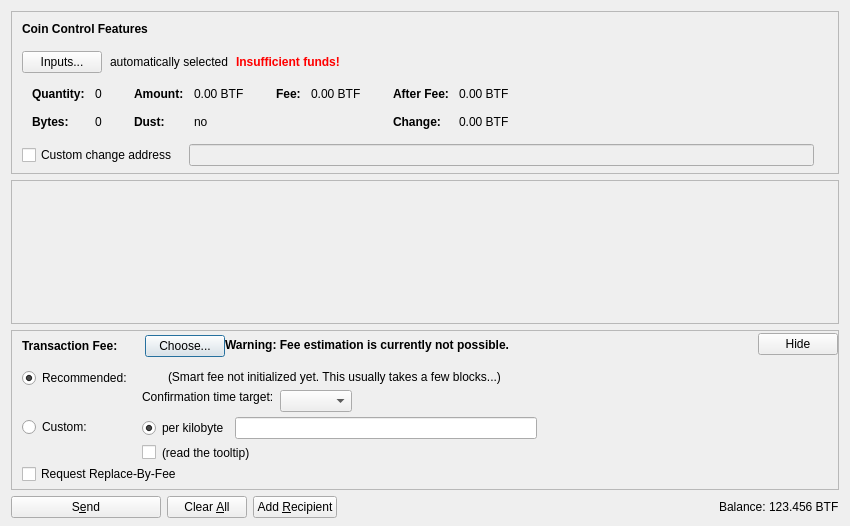
<?xml version="1.0" encoding="UTF-8"?>
<ui version="4.0">
 <class>SendCoinsDialog</class>
 <widget class="QDialog" name="SendCoinsDialog">
  <property name="geometry">
   <rect>
    <x>0</x>
    <y>0</y>
    <width>850</width>
    <height>526</height>
   </rect>
  </property>
  <property name="windowTitle">
   <string>Send Coins</string>
  </property>
  <layout class="QVBoxLayout" name="verticalLayout" stretch="0,1,0,0">
   <property name="bottomMargin">
    <number>8</number>
   </property>
   <item>
    <widget class="QFrame" name="frameCoinControl">
     <property name="sizePolicy">
      <sizepolicy hsizetype="Expanding" vsizetype="Expanding">
       <horstretch>0</horstretch>
       <verstretch>0</verstretch>
      </sizepolicy>
     </property>
     <property name="maximumSize">
      <size>
       <width>16777215</width>
       <height>16777215</height>
      </size>
     </property>
     <property name="frameShape">
      <enum>QFrame::StyledPanel</enum>
     </property>
     <property name="frameShadow">
      <enum>QFrame::Sunken</enum>
     </property>
     <layout class="QVBoxLayout" name="verticalLayoutCoinControl2">
      <property name="spacing">
       <number>0</number>
      </property>
      <property name="leftMargin">
       <number>0</number>
      </property>
      <property name="topMargin">
       <number>0</number>
      </property>
      <property name="rightMargin">
       <number>0</number>
      </property>
      <property name="bottomMargin">
       <number>6</number>
      </property>
      <item>
       <layout class="QVBoxLayout" name="verticalLayoutCoinControl" stretch="0,0,0,0,1">
        <property name="spacing">
         <number>0</number>
        </property>
        <property name="leftMargin">
         <number>10</number>
        </property>
        <property name="topMargin">
         <number>10</number>
        </property>
        <item>
         <layout class="QHBoxLayout" name="horizontalLayoutCoinControl1">
          <property name="bottomMargin">
           <number>15</number>
          </property>
          <item>
           <widget class="QLabel" name="labelCoinControlFeatures">
            <property name="sizePolicy">
             <sizepolicy hsizetype="Preferred" vsizetype="Maximum">
              <horstretch>0</horstretch>
              <verstretch>0</verstretch>
             </sizepolicy>
            </property>
            <property name="font">
             <font>
              <weight>75</weight>
              <bold>true</bold>
             </font>
            </property>
            <property name="styleSheet">
             <string notr="true">font-weight:bold;</string>
            </property>
            <property name="text">
             <string>Coin Control Features</string>
            </property>
           </widget>
          </item>
         </layout>
        </item>
        <item>
         <layout class="QHBoxLayout" name="horizontalLayoutCoinControl2" stretch="0,0,0,0">
          <property name="spacing">
           <number>8</number>
          </property>
          <property name="bottomMargin">
           <number>10</number>
          </property>
          <item>
           <widget class="QPushButton" name="pushButtonCoinControl">
            <property name="styleSheet">
             <string notr="true"/>
            </property>
            <property name="text">
             <string>Inputs...</string>
            </property>
            <property name="autoDefault">
             <bool>false</bool>
            </property>
           </widget>
          </item>
          <item>
           <widget class="QLabel" name="labelCoinControlAutomaticallySelected">
            <property name="text">
             <string>automatically selected</string>
            </property>
            <property name="margin">
             <number>5</number>
            </property>
           </widget>
          </item>
          <item>
           <widget class="QLabel" name="labelCoinControlInsuffFunds">
            <property name="font">
             <font>
              <weight>75</weight>
              <bold>true</bold>
             </font>
            </property>
            <property name="styleSheet">
             <string notr="true">color:red;font-weight:bold;</string>
            </property>
            <property name="text">
             <string>Insufficient funds!</string>
            </property>
            <property name="margin">
             <number>5</number>
            </property>
           </widget>
          </item>
          <item>
           <spacer name="horizontalSpacerCoinControl">
            <property name="orientation">
             <enum>Qt::Horizontal</enum>
            </property>
            <property name="sizeHint" stdset="0">
             <size>
              <width>40</width>
              <height>1</height>
             </size>
            </property>
           </spacer>
          </item>
         </layout>
        </item>
        <item>
         <widget class="QWidget" name="widgetCoinControl" native="true">
          <property name="sizePolicy">
           <sizepolicy hsizetype="Preferred" vsizetype="Preferred">
            <horstretch>0</horstretch>
            <verstretch>0</verstretch>
           </sizepolicy>
          </property>
          <property name="minimumSize">
           <size>
            <width>0</width>
            <height>0</height>
           </size>
          </property>
          <property name="styleSheet">
           <string notr="true"/>
          </property>
          <layout class="QHBoxLayout" name="horizontalLayoutCoinControl5">
           <property name="leftMargin">
            <number>0</number>
           </property>
           <property name="topMargin">
            <number>0</number>
           </property>
           <property name="rightMargin">
            <number>0</number>
           </property>
           <property name="bottomMargin">
            <number>0</number>
           </property>
           <item>
            <layout class="QHBoxLayout" name="horizontalLayoutCoinControl3" stretch="0,0,0,1">
             <property name="spacing">
              <number>20</number>
             </property>
             <property name="topMargin">
              <number>0</number>
             </property>
             <property name="bottomMargin">
              <number>10</number>
             </property>
             <item>
              <layout class="QFormLayout" name="formLayoutCoinControl1">
               <property name="horizontalSpacing">
                <number>10</number>
               </property>
               <property name="verticalSpacing">
                <number>14</number>
               </property>
               <property name="leftMargin">
                <number>10</number>
               </property>
               <property name="topMargin">
                <number>4</number>
               </property>
               <property name="rightMargin">
                <number>6</number>
               </property>
               <item row="0" column="0">
                <widget class="QLabel" name="labelCoinControlQuantityText">
                 <property name="font">
                  <font>
                   <weight>75</weight>
                   <bold>true</bold>
                  </font>
                 </property>
                 <property name="text">
                  <string>Quantity:</string>
                 </property>
                 <property name="margin">
                  <number>0</number>
                 </property>
                </widget>
               </item>
               <item row="0" column="1">
                <widget class="QLabel" name="labelCoinControlQuantity">
                 <property name="cursor">
                  <cursorShape>IBeamCursor</cursorShape>
                 </property>
                 <property name="contextMenuPolicy">
                  <enum>Qt::ActionsContextMenu</enum>
                 </property>
                 <property name="text">
                  <string notr="true">0</string>
                 </property>
                 <property name="margin">
                  <number>0</number>
                 </property>
                 <property name="textInteractionFlags">
                  <set>Qt::LinksAccessibleByMouse|Qt::TextSelectableByKeyboard|Qt::TextSelectableByMouse</set>
                 </property>
                </widget>
               </item>
               <item row="1" column="0">
                <widget class="QLabel" name="labelCoinControlBytesText">
                 <property name="font">
                  <font>
                   <weight>75</weight>
                   <bold>true</bold>
                  </font>
                 </property>
                 <property name="text">
                  <string>Bytes:</string>
                 </property>
                </widget>
               </item>
               <item row="1" column="1">
                <widget class="QLabel" name="labelCoinControlBytes">
                 <property name="cursor">
                  <cursorShape>IBeamCursor</cursorShape>
                 </property>
                 <property name="contextMenuPolicy">
                  <enum>Qt::ActionsContextMenu</enum>
                 </property>
                 <property name="text">
                  <string notr="true">0</string>
                 </property>
                 <property name="textInteractionFlags">
                  <set>Qt::LinksAccessibleByMouse|Qt::TextSelectableByKeyboard|Qt::TextSelectableByMouse</set>
                 </property>
                </widget>
               </item>
              </layout>
             </item>
             <item>
              <layout class="QFormLayout" name="formLayoutCoinControl2">
               <property name="horizontalSpacing">
                <number>10</number>
               </property>
               <property name="verticalSpacing">
                <number>14</number>
               </property>
               <property name="leftMargin">
                <number>6</number>
               </property>
               <property name="topMargin">
                <number>4</number>
               </property>
               <property name="rightMargin">
                <number>6</number>
               </property>
               <item row="0" column="0">
                <widget class="QLabel" name="labelCoinControlAmountText">
                 <property name="font">
                  <font>
                   <weight>75</weight>
                   <bold>true</bold>
                  </font>
                 </property>
                 <property name="text">
                  <string>Amount:</string>
                 </property>
                 <property name="margin">
                  <number>0</number>
                 </property>
                </widget>
               </item>
               <item row="0" column="1">
                <widget class="QLabel" name="labelCoinControlAmount">
                 <property name="cursor">
                  <cursorShape>IBeamCursor</cursorShape>
                 </property>
                 <property name="contextMenuPolicy">
                  <enum>Qt::ActionsContextMenu</enum>
                 </property>
                 <property name="text">
                  <string notr="true">0.00 BTF</string>
                 </property>
                 <property name="textInteractionFlags">
                  <set>Qt::LinksAccessibleByMouse|Qt::TextSelectableByKeyboard|Qt::TextSelectableByMouse</set>
                 </property>
                </widget>
               </item>
               <item row="1" column="0">
                <widget class="QLabel" name="labelCoinControlLowOutputText">
                 <property name="font">
                  <font>
                   <weight>75</weight>
                   <bold>true</bold>
                  </font>
                 </property>
                 <property name="text">
                  <string>Dust:</string>
                 </property>
                </widget>
               </item>
               <item row="1" column="1">
                <widget class="QLabel" name="labelCoinControlLowOutput">
                 <property name="cursor">
                  <cursorShape>IBeamCursor</cursorShape>
                 </property>
                 <property name="contextMenuPolicy">
                  <enum>Qt::ActionsContextMenu</enum>
                 </property>
                 <property name="text">
                  <string notr="true">no</string>
                 </property>
                 <property name="textInteractionFlags">
                  <set>Qt::LinksAccessibleByMouse|Qt::TextSelectableByKeyboard|Qt::TextSelectableByMouse</set>
                 </property>
                </widget>
               </item>
              </layout>
             </item>
             <item>
              <layout class="QFormLayout" name="formLayoutCoinControl3">
               <property name="horizontalSpacing">
                <number>10</number>
               </property>
               <property name="verticalSpacing">
                <number>14</number>
               </property>
               <property name="leftMargin">
                <number>6</number>
               </property>
               <property name="topMargin">
                <number>4</number>
               </property>
               <property name="rightMargin">
                <number>6</number>
               </property>
               <item row="0" column="0">
                <widget class="QLabel" name="labelCoinControlFeeText">
                 <property name="font">
                  <font>
                   <weight>75</weight>
                   <bold>true</bold>
                  </font>
                 </property>
                 <property name="text">
                  <string>Fee:</string>
                 </property>
                 <property name="margin">
                  <number>0</number>
                 </property>
                </widget>
               </item>
               <item row="0" column="1">
                <widget class="QLabel" name="labelCoinControlFee">
                 <property name="cursor">
                  <cursorShape>IBeamCursor</cursorShape>
                 </property>
                 <property name="contextMenuPolicy">
                  <enum>Qt::ActionsContextMenu</enum>
                 </property>
                 <property name="text">
                  <string notr="true">0.00 BTF</string>
                 </property>
                 <property name="textInteractionFlags">
                  <set>Qt::LinksAccessibleByMouse|Qt::TextSelectableByKeyboard|Qt::TextSelectableByMouse</set>
                 </property>
                </widget>
               </item>
              </layout>
             </item>
             <item>
              <layout class="QFormLayout" name="formLayoutCoinControl4">
               <property name="horizontalSpacing">
                <number>10</number>
               </property>
               <property name="verticalSpacing">
                <number>14</number>
               </property>
               <property name="leftMargin">
                <number>6</number>
               </property>
               <property name="topMargin">
                <number>4</number>
               </property>
               <property name="rightMargin">
                <number>6</number>
               </property>
               <item row="0" column="0">
                <widget class="QLabel" name="labelCoinControlAfterFeeText">
                 <property name="font">
                  <font>
                   <weight>75</weight>
                   <bold>true</bold>
                  </font>
                 </property>
                 <property name="text">
                  <string>After Fee:</string>
                 </property>
                 <property name="margin">
                  <number>0</number>
                 </property>
                </widget>
               </item>
               <item row="0" column="1">
                <widget class="QLabel" name="labelCoinControlAfterFee">
                 <property name="cursor">
                  <cursorShape>IBeamCursor</cursorShape>
                 </property>
                 <property name="contextMenuPolicy">
                  <enum>Qt::ActionsContextMenu</enum>
                 </property>
                 <property name="text">
                  <string notr="true">0.00 BTF</string>
                 </property>
                 <property name="textInteractionFlags">
                  <set>Qt::LinksAccessibleByMouse|Qt::TextSelectableByKeyboard|Qt::TextSelectableByMouse</set>
                 </property>
                </widget>
               </item>
               <item row="1" column="0">
                <widget class="QLabel" name="labelCoinControlChangeText">
                 <property name="font">
                  <font>
                   <weight>75</weight>
                   <bold>true</bold>
                  </font>
                 </property>
                 <property name="text">
                  <string>Change:</string>
                 </property>
                </widget>
               </item>
               <item row="1" column="1">
                <widget class="QLabel" name="labelCoinControlChange">
                 <property name="cursor">
                  <cursorShape>IBeamCursor</cursorShape>
                 </property>
                 <property name="contextMenuPolicy">
                  <enum>Qt::ActionsContextMenu</enum>
                 </property>
                 <property name="text">
                  <string notr="true">0.00 BTF</string>
                 </property>
                 <property name="textInteractionFlags">
                  <set>Qt::LinksAccessibleByMouse|Qt::TextSelectableByKeyboard|Qt::TextSelectableByMouse</set>
                 </property>
                </widget>
               </item>
              </layout>
             </item>
            </layout>
           </item>
          </layout>
         </widget>
        </item>
        <item>
         <layout class="QHBoxLayout" name="horizontalLayoutCoinControl4" stretch="0,0,0">
          <property name="spacing">
           <number>12</number>
          </property>
          <property name="sizeConstraint">
           <enum>QLayout::SetDefaultConstraint</enum>
          </property>
          <property name="topMargin">
           <number>5</number>
          </property>
          <property name="rightMargin">
           <number>5</number>
          </property>
          <item>
           <widget class="QCheckBox" name="checkBoxCoinControlChange">
            <property name="toolTip">
             <string>If this is activated, but the change address is empty or invalid, change will be sent to a newly generated address.</string>
            </property>
            <property name="text">
             <string>Custom change address</string>
            </property>
           </widget>
          </item>
          <item>
           <widget class="QValidatedLineEdit" name="lineEditCoinControlChange">
            <property name="enabled">
             <bool>false</bool>
            </property>
            <property name="sizePolicy">
             <sizepolicy hsizetype="Expanding" vsizetype="Fixed">
              <horstretch>0</horstretch>
              <verstretch>0</verstretch>
             </sizepolicy>
            </property>
           </widget>
          </item>
          <item>
           <widget class="QLabel" name="labelCoinControlChangeLabel">
            <property name="sizePolicy">
             <sizepolicy hsizetype="Preferred" vsizetype="Expanding">
              <horstretch>0</horstretch>
              <verstretch>0</verstretch>
             </sizepolicy>
            </property>
            <property name="minimumSize">
             <size>
              <width>0</width>
              <height>0</height>
             </size>
            </property>
            <property name="text">
             <string/>
            </property>
            <property name="margin">
             <number>3</number>
            </property>
           </widget>
          </item>
         </layout>
        </item>
        <item>
         <spacer name="verticalSpacerCoinControl">
          <property name="orientation">
           <enum>Qt::Vertical</enum>
          </property>
          <property name="sizeHint" stdset="0">
           <size>
            <width>800</width>
            <height>1</height>
           </size>
          </property>
         </spacer>
        </item>
       </layout>
      </item>
     </layout>
    </widget>
   </item>
   <item>
    <widget class="QScrollArea" name="scrollArea">
     <property name="widgetResizable">
      <bool>true</bool>
     </property>
     <widget class="QWidget" name="scrollAreaWidgetContents">
      <property name="geometry">
       <rect>
        <x>0</x>
        <y>0</y>
        <width>830</width>
        <height>104</height>
       </rect>
      </property>
      <layout class="QVBoxLayout" name="verticalLayout_2" stretch="0,1">
       <property name="leftMargin">
        <number>0</number>
       </property>
       <property name="topMargin">
        <number>0</number>
       </property>
       <property name="rightMargin">
        <number>0</number>
       </property>
       <property name="bottomMargin">
        <number>0</number>
       </property>
       <item>
        <layout class="QVBoxLayout" name="entries">
         <property name="spacing">
          <number>6</number>
         </property>
        </layout>
       </item>
       <item>
        <spacer name="verticalSpacer">
         <property name="orientation">
          <enum>Qt::Vertical</enum>
         </property>
         <property name="sizeHint" stdset="0">
          <size>
           <width>20</width>
           <height>40</height>
          </size>
         </property>
        </spacer>
       </item>
      </layout>
     </widget>
    </widget>
   </item>
   <item>
    <widget class="QFrame" name="frameFee">
     <property name="sizePolicy">
      <sizepolicy hsizetype="Expanding" vsizetype="Expanding">
       <horstretch>0</horstretch>
       <verstretch>0</verstretch>
      </sizepolicy>
     </property>
     <property name="maximumSize">
      <size>
       <width>16777215</width>
       <height>16777215</height>
      </size>
     </property>
     <property name="frameShape">
      <enum>QFrame::StyledPanel</enum>
     </property>
     <property name="frameShadow">
      <enum>QFrame::Sunken</enum>
     </property>
     <layout class="QVBoxLayout" name="verticalLayoutFee1">
      <property name="spacing">
       <number>0</number>
      </property>
      <property name="leftMargin">
       <number>0</number>
      </property>
      <property name="topMargin">
       <number>0</number>
      </property>
      <property name="rightMargin">
       <number>0</number>
      </property>
      <property name="bottomMargin">
       <number>0</number>
      </property>
      <item>
       <layout class="QVBoxLayout" name="verticalLayoutFee2" stretch="0,0,0">
        <property name="spacing">
         <number>0</number>
        </property>
        <property name="leftMargin">
         <number>10</number>
        </property>
        <property name="topMargin">
         <number>0</number>
        </property>
        <item>
         <layout class="QHBoxLayout" name="horizontalLayoutFee1">
          <property name="bottomMargin">
           <number>0</number>
          </property>
          <item>
           <layout class="QVBoxLayout" name="verticalLayoutFee7">
            <property name="spacing">
             <number>0</number>
            </property>
            <item>
             <spacer name="verticalSpacerSmartFee">
              <property name="orientation">
               <enum>Qt::Vertical</enum>
              </property>
              <property name="sizeType">
               <enum>QSizePolicy::Fixed</enum>
              </property>
              <property name="sizeHint" stdset="0">
               <size>
                <width>1</width>
                <height>4</height>
               </size>
              </property>
             </spacer>
            </item>
            <item>
             <layout class="QHBoxLayout" name="horizontalLayoutSmartFee">
              <property name="spacing">
               <number>10</number>
              </property>
              <item>
               <widget class="QLabel" name="labelFeeHeadline">
                <property name="sizePolicy">
                 <sizepolicy hsizetype="Preferred" vsizetype="Maximum">
                  <horstretch>0</horstretch>
                  <verstretch>0</verstretch>
                 </sizepolicy>
                </property>
                <property name="font">
                 <font>
                  <weight>75</weight>
                  <bold>true</bold>
                 </font>
                </property>
                <property name="styleSheet">
                 <string notr="true">font-weight:bold;</string>
                </property>
                <property name="text">
                 <string>Transaction Fee:</string>
                </property>
               </widget>
              </item>
              <item>
               <widget class="QLabel" name="labelFeeMinimized">
                <property name="text">
                 <string/>
                </property>
               </widget>
              </item>
              <item>
               <widget class="QPushButton" name="buttonChooseFee">
                <property name="text">
                 <string>Choose...</string>
                </property>
               </widget>
              </item>
             </layout>
            </item>
            <item>
             <spacer name="verticalSpacer_5">
              <property name="orientation">
               <enum>Qt::Vertical</enum>
              </property>
              <property name="sizeHint" stdset="0">
               <size>
                <width>1</width>
                <height>1</height>
               </size>
              </property>
             </spacer>
            </item>
           </layout>
          </item>
          <item>
           <widget class="QLabel" name="fallbackFeeWarningLabel">
            <property name="toolTip">
             <string>Using the fallbackfee can result in sending a transaction that will take several hours or days (or never) to confirm. Consider choosing your fee manually or wait until you have validated the complete chain.</string>
            </property>
            <property name="font">
            <font>
                <weight>75</weight>
                <bold>true</bold>
            </font>
            </property>
            <property name="text">
             <string>Warning: Fee estimation is currently not possible.</string>
            </property>
            <property name="wordWrap">
             <bool>false</bool>
            </property>
           </widget>
          </item>
          <item>
           <spacer name="horizontalSpacer_4">
            <property name="orientation">
             <enum>Qt::Horizontal</enum>
            </property>
            <property name="sizeType">
             <enum>QSizePolicy::MinimumExpanding</enum>
            </property>
            <property name="sizeHint" stdset="0">
             <size>
              <width>40</width>
              <height>20</height>
             </size>
            </property>
           </spacer>
          </item>
          <item>
           <widget class="QPushButton" name="buttonMinimizeFee">
            <property name="toolTip">
             <string>collapse fee-settings</string>
            </property>
            <property name="text">
             <string>Hide</string>
            </property>
           </widget>
          </item>
         </layout>
        </item>
        <item>
         <widget class="QFrame" name="frameFeeSelection">
          <layout class="QVBoxLayout" name="verticalLayoutFee12">
           <property name="spacing">
            <number>0</number>
           </property>
           <property name="leftMargin">
            <number>0</number>
           </property>
           <property name="topMargin">
            <number>0</number>
           </property>
           <property name="rightMargin">
            <number>0</number>
           </property>
           <property name="bottomMargin">
            <number>0</number>
           </property>
           <item>
            <layout class="QGridLayout" name="gridLayoutFee">
             <property name="topMargin">
              <number>10</number>
             </property>
             <property name="bottomMargin">
              <number>4</number>
             </property>
             <property name="horizontalSpacing">
              <number>10</number>
             </property>
             <property name="verticalSpacing">
              <number>4</number>
             </property>
             <item row="1" column="1">
              <layout class="QVBoxLayout" name="verticalLayoutFee8">
               <property name="spacing">
                <number>6</number>
               </property>
               <item>
                <layout class="QHBoxLayout" name="horizontalLayoutFee13">
                 <item>
                  <widget class="QRadioButton" name="radioCustomPerKilobyte">
                   <property name="toolTip">
                    <string>If the custom fee is set to 1000 satoshis and the transaction is only 250 bytes, then &quot;per kilobyte&quot; only pays 250 satoshis in fee, while &quot;total at least&quot; pays 1000 satoshis. For transactions bigger than a kilobyte both pay by kilobyte.</string>
                   </property>
                   <property name="text">
                    <string>per kilobyte</string>
                   </property>
                   <property name="checked">
                    <bool>true</bool>
                   </property>
                   <attribute name="buttonGroup">
                    <string notr="true">groupCustomFee</string>
                   </attribute>
                  </widget>
                 </item>
                 <item>
                  <widget class="BitcoinAmountField" name="customFee"/>
                 </item>
                 <item>
                  <spacer name="horizontalSpacer_6">
                   <property name="orientation">
                    <enum>Qt::Horizontal</enum>
                   </property>
                   <property name="sizeHint" stdset="0">
                    <size>
                     <width>1</width>
                     <height>1</height>
                    </size>
                   </property>
                  </spacer>
                 </item>
                </layout>
               </item>
               <item>
                <layout class="QHBoxLayout" name="horizontalLayoutFee8">
                 <item>
                  <widget class="QCheckBox" name="checkBoxMinimumFee">
                   <property name="toolTip">
                    <string>Paying only the minimum fee is just fine as long as there is less transaction volume than space in the blocks. But be aware that this can end up in a never confirming transaction once there is more demand for bitcoin transactions than the network can process.</string>
                   </property>
                   <property name="text">
                    <string/>
                   </property>
                  </widget>
                 </item>
                 <item>
                  <widget class="QLabel" name="labelMinFeeWarning">
                   <property name="enabled">
                    <bool>true</bool>
                   </property>
                   <property name="toolTip">
                    <string>Paying only the minimum fee is just fine as long as there is less transaction volume than space in the blocks. But be aware that this can end up in a never confirming transaction once there is more demand for bitcoin transactions than the network can process.</string>
                   </property>
                   <property name="text">
                    <string>(read the tooltip)</string>
                   </property>
                   <property name="margin">
                    <number>5</number>
                   </property>
                  </widget>
                 </item>
                 <item>
                  <spacer name="horizontalSpacer_2">
                   <property name="orientation">
                    <enum>Qt::Horizontal</enum>
                   </property>
                   <property name="sizeHint" stdset="0">
                    <size>
                     <width>1</width>
                     <height>1</height>
                    </size>
                   </property>
                  </spacer>
                 </item>
                </layout>
               </item>
              </layout>
             </item>
             <item row="0" column="0">
              <layout class="QVBoxLayout" name="verticalLayoutFee4" stretch="0,1">
               <item>
                <widget class="QRadioButton" name="radioSmartFee">
                 <property name="text">
                  <string>Recommended:</string>
                 </property>
                 <property name="checked">
                  <bool>true</bool>
                 </property>
                 <attribute name="buttonGroup">
                  <string notr="true">groupFee</string>
                 </attribute>
                </widget>
               </item>
               <item>
                <spacer name="verticalSpacer_2">
                 <property name="orientation">
                  <enum>Qt::Vertical</enum>
                 </property>
                 <property name="sizeHint" stdset="0">
                  <size>
                   <width>1</width>
                   <height>1</height>
                  </size>
                 </property>
                </spacer>
               </item>
              </layout>
             </item>
             <item row="1" column="0">
              <layout class="QVBoxLayout" name="verticalLayoutFee9" stretch="0,1">
               <item>
                <widget class="QRadioButton" name="radioCustomFee">
                 <property name="text">
                  <string>Custom:</string>
                 </property>
                 <attribute name="buttonGroup">
                  <string notr="true">groupFee</string>
                 </attribute>
                </widget>
               </item>
               <item>
                <spacer name="verticalSpacer_6">
                 <property name="orientation">
                  <enum>Qt::Vertical</enum>
                 </property>
                 <property name="sizeHint" stdset="0">
                  <size>
                   <width>1</width>
                   <height>1</height>
                  </size>
                 </property>
                </spacer>
               </item>
              </layout>
             </item>
             <item row="0" column="1">
              <layout class="QVBoxLayout" name="verticalLayoutFee3" stretch="0,0,1">
               <property name="spacing">
                <number>6</number>
               </property>
               <property name="topMargin">
                <number>2</number>
               </property>
               <item>
                <layout class="QHBoxLayout" name="horizontalLayoutFee12">
                 <item>
                  <widget class="QLabel" name="labelSmartFee">
                   <property name="text">
                    <string/>
                   </property>
                   <property name="margin">
                    <number>2</number>
                   </property>
                  </widget>
                 </item>
                 <item>
                  <widget class="QLabel" name="labelFeeEstimation">
                   <property name="text">
                    <string/>
                   </property>
                  </widget>
                 </item>
                 <item>
                  <widget class="QLabel" name="labelSmartFee2">
                   <property name="text">
                    <string>(Smart fee not initialized yet. This usually takes a few blocks...)</string>
                   </property>
                   <property name="margin">
                    <number>2</number>
                   </property>
                  </widget>
                 </item>
                 <item>
                  <spacer name="horizontalSpacer_5">
                   <property name="orientation">
                    <enum>Qt::Horizontal</enum>
                   </property>
                   <property name="sizeHint" stdset="0">
                    <size>
                     <width>1</width>
                     <height>1</height>
                    </size>
                   </property>
                  </spacer>
                 </item>
                </layout>
               </item>
               <item>
                <layout class="QHBoxLayout" name="horizontalLayoutFee9">
                 <item>
                  <layout class="QVBoxLayout" name="verticalLayoutFee6">
                   <item>
                    <widget class="QLabel" name="labelSmartFee3">
                     <property name="text">
                      <string>Confirmation time target:</string>
                     </property>
                     <property name="margin">
                      <number>2</number>
                     </property>
                    </widget>
                   </item>
                   <item>
                    <spacer name="verticalSpacer_3">
                     <property name="orientation">
                      <enum>Qt::Vertical</enum>
                     </property>
                     <property name="sizeHint" stdset="0">
                      <size>
                       <width>1</width>
                       <height>1</height>
                      </size>
                     </property>
                    </spacer>
                   </item>
                  </layout>
                 </item>
                 <item>
                  <layout class="QVBoxLayout" name="verticalLayoutFee5">
                   <property name="rightMargin">
                    <number>30</number>
                   </property>
                   <item>
                    <layout class="QHBoxLayout" name="horizontalLayoutConfTarget">
                     <property name="bottomMargin">
                      <number>0</number>
                     </property>
                     <item>
                      <widget class="QComboBox" name="confTargetSelector"/>
                     </item>
                     <item>
                      <spacer name="horizontalSpacerConfTarget">
                       <property name="orientation">
                        <enum>Qt::Horizontal</enum>
                       </property>
                       <property name="sizeHint" stdset="0">
                        <size>
                         <width>40</width>
                         <height>20</height>
                        </size>
                       </property>
                      </spacer>
                     </item>
                    </layout>
                   </item>
                  </layout>
                 </item>
                </layout>
               </item>
               <item>
                <spacer name="verticalSpacer_4">
                 <property name="orientation">
                  <enum>Qt::Vertical</enum>
                 </property>
                 <property name="sizeHint" stdset="0">
                  <size>
                   <width>1</width>
                   <height>1</height>
                  </size>
                 </property>
                </spacer>
               </item>
              </layout>
             </item>
            </layout>
           </item>
           <item>
            <widget class="QCheckBox" name="optInRBF">
             <property name="text">
              <string>Request Replace-By-Fee</string>
             </property>
             <property name="toolTip">
              <string>Indicates that the sender may wish to replace this transaction with a new one paying higher fees (prior to being confirmed).</string>
             </property>
            </widget>
           </item>
          </layout>
         </widget>
        </item>
        <item>
         <spacer name="verticalSpacerFee">
          <property name="orientation">
           <enum>Qt::Vertical</enum>
          </property>
          <property name="sizeHint" stdset="0">
           <size>
            <width>40</width>
            <height>5</height>
           </size>
          </property>
         </spacer>
        </item>
       </layout>
      </item>
     </layout>
    </widget>
   </item>
   <item>
    <layout class="QHBoxLayout" name="horizontalLayout">
     <item>
      <widget class="QPushButton" name="sendButton">
       <property name="minimumSize">
        <size>
         <width>150</width>
         <height>0</height>
        </size>
       </property>
       <property name="toolTip">
        <string>Confirm the send action</string>
       </property>
       <property name="text">
        <string>S&amp;end</string>
       </property>
       <property name="icon">
        <iconset resource="../bitcoin.qrc">
         <normaloff>:/icons/send</normaloff>:/icons/send</iconset>
       </property>
       <property name="autoDefault">
        <bool>false</bool>
       </property>
       <property name="default">
        <bool>false</bool>
       </property>
      </widget>
     </item>
     <item>
      <widget class="QPushButton" name="clearButton">
       <property name="sizePolicy">
        <sizepolicy hsizetype="Minimum" vsizetype="Fixed">
         <horstretch>0</horstretch>
         <verstretch>0</verstretch>
        </sizepolicy>
       </property>
       <property name="toolTip">
        <string>Clear all fields of the form.</string>
       </property>
       <property name="text">
        <string>Clear &amp;All</string>
       </property>
       <property name="icon">
        <iconset resource="../bitcoin.qrc">
         <normaloff>:/icons/remove</normaloff>:/icons/remove</iconset>
       </property>
       <property name="autoDefault">
        <bool>false</bool>
       </property>
      </widget>
     </item>
     <item>
      <widget class="QPushButton" name="addButton">
       <property name="toolTip">
        <string>Send to multiple recipients at once</string>
       </property>
       <property name="text">
        <string>Add &amp;Recipient</string>
       </property>
       <property name="icon">
        <iconset resource="../bitcoin.qrc">
         <normaloff>:/icons/add</normaloff>:/icons/add</iconset>
       </property>
       <property name="autoDefault">
        <bool>false</bool>
       </property>
      </widget>
     </item>
     <item>
      <spacer name="horizontalSpacer">
       <property name="orientation">
        <enum>Qt::Horizontal</enum>
       </property>
       <property name="sizeHint" stdset="0">
        <size>
         <width>40</width>
         <height>20</height>
        </size>
       </property>
      </spacer>
     </item>
     <item>
      <layout class="QHBoxLayout" name="horizontalLayout_2">
       <property name="spacing">
        <number>3</number>
       </property>
       <item>
        <widget class="QLabel" name="label">
         <property name="sizePolicy">
          <sizepolicy hsizetype="Preferred" vsizetype="Fixed">
           <horstretch>0</horstretch>
           <verstretch>0</verstretch>
          </sizepolicy>
         </property>
         <property name="text">
          <string>Balance:</string>
         </property>
        </widget>
       </item>
       <item>
        <widget class="QLabel" name="labelBalance">
         <property name="sizePolicy">
          <sizepolicy hsizetype="Preferred" vsizetype="Fixed">
           <horstretch>0</horstretch>
           <verstretch>0</verstretch>
          </sizepolicy>
         </property>
         <property name="cursor">
          <cursorShape>IBeamCursor</cursorShape>
         </property>
         <property name="text">
          <string notr="true">123.456 BTF</string>
         </property>
         <property name="textInteractionFlags">
          <set>Qt::LinksAccessibleByMouse|Qt::TextSelectableByKeyboard|Qt::TextSelectableByMouse</set>
         </property>
        </widget>
       </item>
      </layout>
     </item>
    </layout>
   </item>
  </layout>
 </widget>
 <customwidgets>
  <customwidget>
   <class>QValidatedLineEdit</class>
   <extends>QLineEdit</extends>
   <header>qvalidatedlineedit.h</header>
  </customwidget>
  <customwidget>
   <class>BitcoinAmountField</class>
   <extends>QLineEdit</extends>
   <header>bitcoinamountfield.h</header>
   <container>1</container>
  </customwidget>
 </customwidgets>
 <resources>
  <include location="../bitcoin.qrc"/>
 </resources>
 <connections/>
 <buttongroups>
  <buttongroup name="groupFee"/>
  <buttongroup name="groupCustomFee"/>
 </buttongroups>
</ui>
